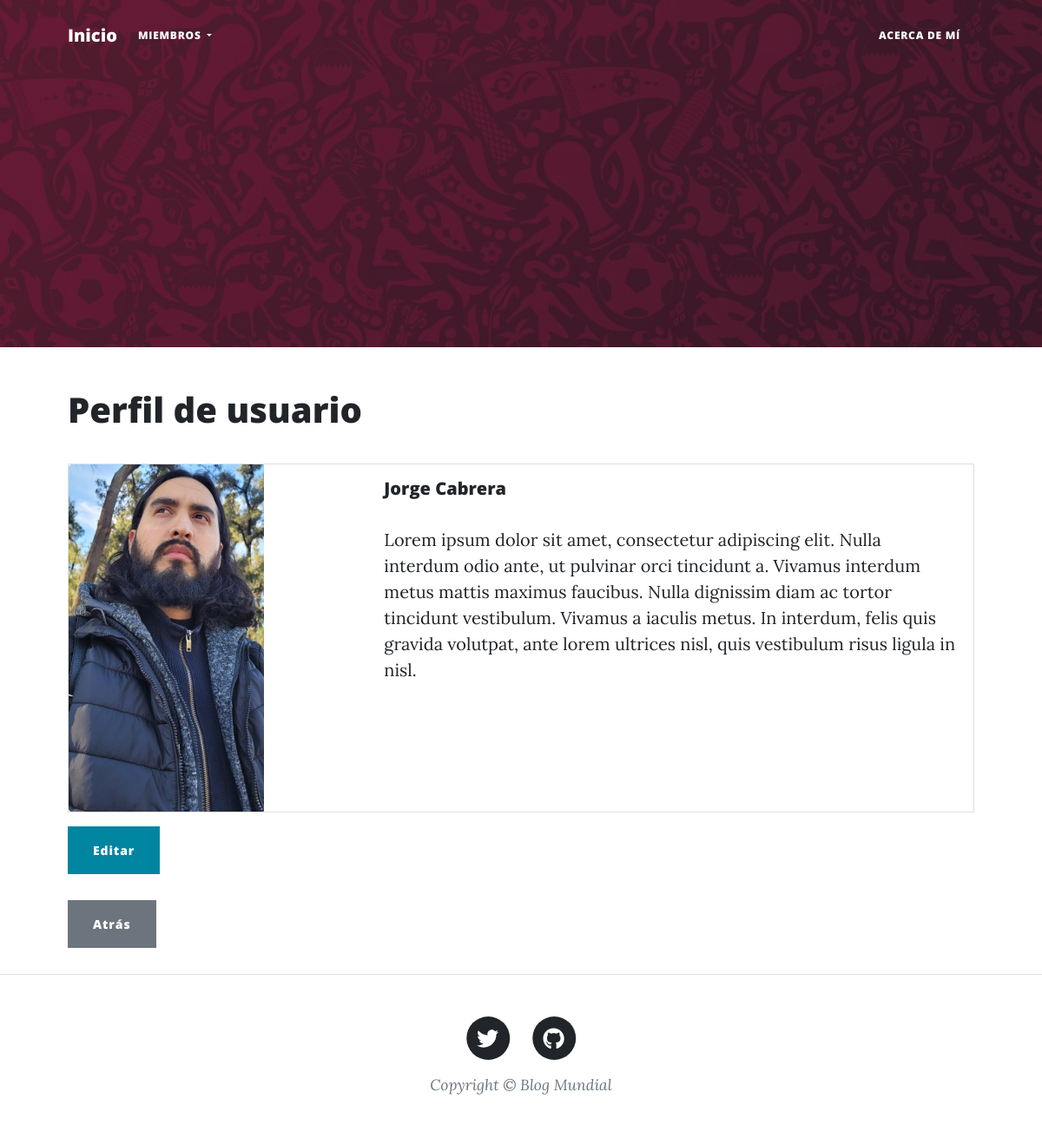
The app's page /members/profile/3/ with its own data.
### Members/models.py (models this page shows, shortened)
class Profile(models.Model):
    user = models.OneToOneField(User, null=True, blank=True, on_delete=models.CASCADE)
    bio = models.TextField(null=True, blank=True)
    profile_pic = models.ImageField(null=True, blank=True, upload_to='images/profile/')

### Members/views.py (the view)
# urls.py: path('profile/<int:pk>/', ProfilePageView.as_view(), name='profile'),
class ProfilePageView(DetailView):
    model = Profile
    template_name = 'registration/profile.html'
    def get_context_data(self, *args, **kwargs):
        context = super(ProfilePageView, self).get_context_data(*args, **kwargs)
        page_user = get_object_or_404(Profile, id=self.kwargs['pk'])
        context['page_user'] = page_user
        return context

### Members/templates/registration/profile.html
{% extends 'post.html' %}
{% load static %}
{% block post %}
<div class="container px-4 px-lg-5">
    <h1>
        Perfil de usuario
    </h1>
    <br>
    <div class="card mb-3">
        <div class="row g-0">
            <div class="col-md-4">
                {% if page_user.profile_pic %}
                    <img src="{{page_user.profile_pic.url}}" class="img-fluid rounded-start">
                {% else %}
                    <img src="{% static 'Blog/assets/img/default_profile_pic.jpg' %}" class="img-fluid rounded-start">
                {% endif %}
            </div>
            <div class="col-md-8">
                <div class="card-body">
                    <h5 class="card-title">
                        {{page_user.user.first_name}} {{page_user.user.last_name}}
                    </h5>
                    <p class="card-text">
                        {{page_user.bio}}
                    </p>
                </div>
            </div>
        </div>
    </div>
    <a href="{% url 'edit_profile_page' user.profile.id %}" class="btn btn-primary">Editar</a>
    <br><br>
    <a href="{% url 'home' %}" class="btn btn-secondary">Atrás</a>
    <br><br>
</div>
{% endblock post %}

### records on screen
Profile: profile_pic (picture), user.first_name "Jorge", user.last_name "Cabrera", bio "Lorem ipsum dolor sit amet, consectetur adipiscing elit. Nulla interdum odio ante, ut pulvinar orci tincidunt a. Vivamus interdum metus mattis maximus faucibus. Nulla dignissim diam ac tortor tincidunt vestibulum. Vivamus a iaculis metus. In interdum, felis quis gravida volutpat, ante lorem ultrices nisl, quis vestibulum risus ligula in nisl."
